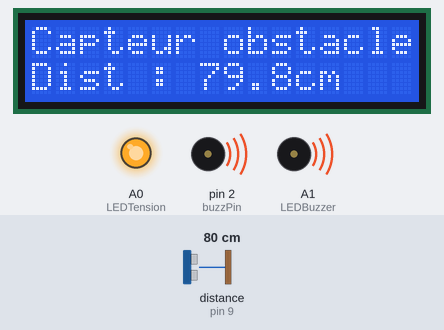
Simulated run of this sketch. Board: Arduino Uno, built with avr-gcc and run on an emulated ATmega328P. Shown: 16×2 character LCD, output pins drawn as LEDs (lit = HIGH), buzzer (waves = sounding, pin HIGH). Wiring (inferred from the names in the program): ultrasonic range finder: trigger pin 10; echo pin 9. Inputs (shaded band) come from the test bench; at power-on: distance to the obstacle (sensor on pin 9) 80 cm. The echo pulse lasts 58.3 µs per cm; pins used as bus, display or sensor lines are not drawn.

Above: at 1.2 s.
1.3 s: distance to the obstacle (sensor on pin 9) set to 4 cm
At 2.5 s:
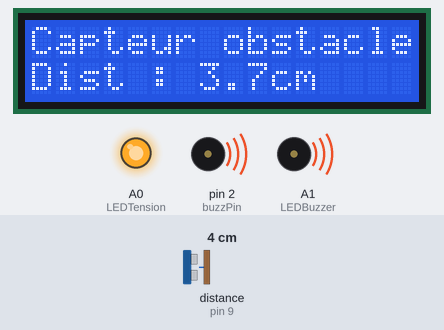
3.4 s: distance to the obstacle (sensor on pin 9) set to 2 cm
At 4.0 s:
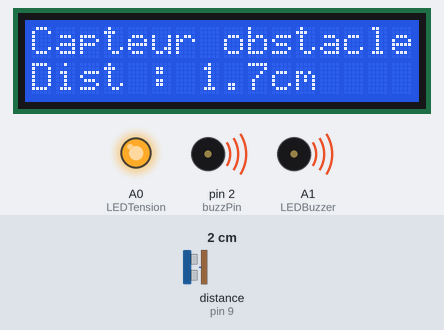
5.0 s: distance to the obstacle (sensor on pin 9) set to 9 cm
At 5.6 s:
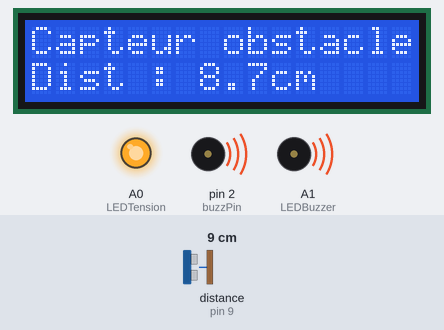
Timing chart, 0 to 8.0 s (numbered marks = the images above; inputs shaded):
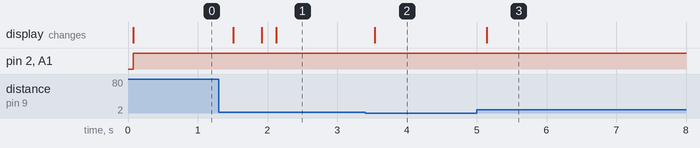

The sketch:

capteur_obstacle.desktop.ino
```cpp
#include <LiquidCrystal.h> // affichage LCD

LiquidCrystal lcd(12, 11, 6, 5, 4, 3); // broches LCD connectées à l'Arduino

int const triggHC = 10; // émetteur
int const echoPinHC = 9; // récepteur
int const buzzPin = 2; // contrôleur du buzzer
int const LEDTension = A0; // vérifie si le circuit est sous tension, allume LED verte
int const LEDBuzzer = A1; // allume LED rouge si obstacle
bool arret_portail = false;

// Variables globales
float derniere_distance = -2; // Valeur initiale invalide pour forcer une mise à jour

void setup() {
  Serial.begin(9600);
  lcd.begin(16, 2);

  // configuration des broches entrees-sorties
  pinMode(triggHC, OUTPUT);
  pinMode(echoPinHC, INPUT);
  pinMode(buzzPin, OUTPUT);
  pinMode(LEDTension, OUTPUT);
  pinMode(LEDBuzzer, OUTPUT);

  // Allume la LEDTension au démarrage
  digitalWrite(LEDTension, HIGH);
}

void loop() {
  float duree;
  float distance;

  // Envoi d'une impulsion ultrasonique pour calculer la distance
  digitalWrite(triggHC, LOW);
  delayMicroseconds(2);
  digitalWrite(triggHC, HIGH);
  delayMicroseconds(10);
  digitalWrite(triggHC, LOW);

  duree = pulseIn(echoPinHC, HIGH, 60000); // mesure la durée du retour via écho

  if (duree == 0) {
    distance = -1; // si pas de retour d'écho
  } else {
    distance = (duree / 2.0) / 29.1; // vitesse du son dans l'air (340 m/s)
  }

  // Mise à jour de l'écran LCD uniquement si la distance a changé
  if (distance != derniere_distance) {
    lcd.setCursor(0, 0);
    lcd.print("Capteur obstacle ");

    lcd.setCursor(0, 1);
    if (distance > 0 && distance <= 320) {
      lcd.print("Dist : ");
      lcd.print(distance, 1);
      lcd.print("cm   "); // Ajout d'espaces pour effacer les données précédentes
    } else {
      lcd.print("Hors portee !   ");
    }

    derniere_distance = distance; // Mettre à jour la distance précédente
  }

  // Contrôle des cas qui vont allumer la LED rouge si besoin
  if (distance > 0 && distance <= 320){
    digitalWrite(LEDBuzzer, HIGH);
  }else{
    digitalWrite(LEDBuzzer, LOW);
  }

  // Contrôle des cas qui vont déclencher le buzzer et allumer la LED rouge
  if (distance > 0 && distance <= 320) {
    digitalWrite(buzzPin, HIGH);
    //digitalWrite(LEDBuzzer, HIGH); // Allume une LED pour signaler l'obstacle
    arret_portail = true; // Si le buzzer sonne, il faut arrêter le mouvement du portail
  } else {
    digitalWrite(buzzPin, LOW);
    //digitalWrite(LEDBuzzer, LOW); // Éteint la LED sinon
    arret_portail = false; // On continue le mouvement du portail autrement
  }

  delay(200); // Délai réduit pour des mises à jour rapides
}
```

Measured:
- after the input at 1.3 s, the display: changes after 0.21 s (image 1)
- after the input at 3.4 s, the display: changes after 0.14 s (image 2)
- after the input at 5.0 s, the display: changes after 0.15 s (image 3)
